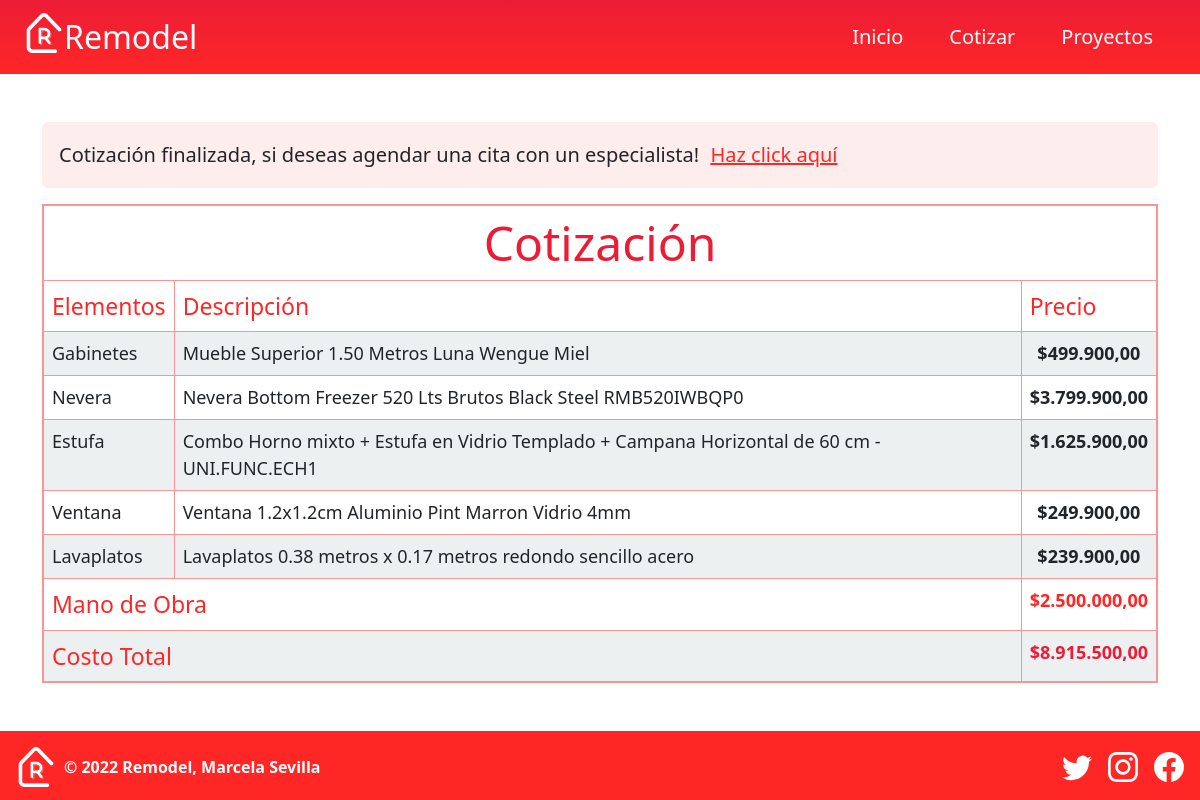
The page /resultado_cotizacion.php on the database its author committed.
### tables this page shows
CREATE TABLE `cotizaciones` (
  `id_cotizacion` int(11) NOT NULL,
  `id_clienete` int(11) NOT NULL,
  `gabinetes` int(11) NOT NULL,
  `nevera` int(11) NOT NULL,
  `estufa` int(11) NOT NULL,
  `ventana` int(11) NOT NULL,
  `lavaplatos` int(11) NOT NULL,
  `mano_obra` int(50) NOT NULL,
  `costo_total` int(50) NOT NULL
);

CREATE TABLE `elementos_cocina` (
  `id_elemento` int(11) NOT NULL,
  `nombre` varchar(100) NOT NULL,
  `elemento` enum('lavaplatos','ventana','nevera','gabinete','estufa') NOT NULL,
  `modelo` varchar(250) NOT NULL,
  `precio` int(50) NOT NULL
);

### cotizacion/resultado.php (called while the page is built, shortened)
<?php
require('db/conexion.php');
function consulta_precio($elemento){
    require('db/conexion.php');
    $consulta ="SELECT precio FROM elementos_cocina WHERE id_elemento = '$elemento'";
    $query = mysqli_query($enlace, $consulta);
    while($row = mysqli_fetch_array($query)){
        $precio = $row['precio'];
    }
    return $precio;
}
function consulta_descripcion($elemento){
    require('db/conexion.php');
    $consulta ="SELECT modelo FROM elementos_cocina WHERE id_elemento = '$elemento'";
    $query = mysqli_query($enlace, $consulta);
    while($row = mysqli_fetch_array($query)){
        $modelo = $row['modelo'];
    }
    return $modelo;
}
$consulta = "SELECT * FROM cotizaciones ORDER BY id_cotizacion DESC LIMIT 1";
$query = mysqli_query($enlace, $consulta);
while($row = mysqli_fetch_array($query)){
    $gabinetes = $row['gabinetes'];
    $nevera = $row['nevera'];
    $estufa = $row['estufa'];
    $ventana = $row['ventana'];
    $lavaplatos = $row['lavaplatos'];
    $mano_obra = $row['mano_obra'];
    $costo_total = $row['costo_total'];
}
 $precioGabinete = consulta_precio($gabinetes);
 $precioNevera = consulta_precio($nevera);
 $precioEstufa = consulta_precio($estufa);
 $precioVentana = consulta_precio($ventana);
 $precioLavaplatos = consulta_precio($lavaplatos);
 $descripcionGabinete = consulta_descripcion($gabinetes);
 $descripcionNevera = consulta_descripcion($nevera);
 $descripcionEstufa = consulta_descripcion($estufa);
 $descripcionVentana = consulta_descripcion($ventana);
 $descripcionLavaplatos = consulta_descripcion($lavaplatos);
?>

### resultado_cotizacion.php (the view, shortened to what this page needs)
<?php
include('cotizacion/resultado.php');
?>
<!DOCTYPE html>
<html lang="es">
<head>
    <link rel="stylesheet" href="css/bootstrap.min.css">
    <link rel="stylesheet" href="css/style.css">
</head>
<body>
<?php require('include/header.php') ?>
<main class="container-md mt-5">
    <div class="alert fs-5" role="alert">
        Cotización finalizada, si deseas agendar una cita con un especialista!
        <button type="button" class="" data-bs-toggle="modal" data-bs-target="#exampleModal">
            Haz click aquí
        </button>
    </div>
    <table class="table table-bordered">
        <thead>
            <tr>
                <td class="text-center titulo display-5" colspan="3">Cotización</td>
            </tr>
            <tr>
                <th>Elementos</th>
                <th>Descripción</th>
                <th>Precio</th>
            </tr>
        </thead>
        <tbody>
            <tr>
                <td>Gabinetes</td>
                <td><?php echo $descripcionGabinete; ?></td>
                <td class="fw-semibold text-center">$<?php echo number_format($precioGabinete, 2, ",", "."); ?></td>
            </tr>
            <tr>
                <td>Nevera</td>
                <td><?php echo $descripcionNevera; ?></td>
                <td class="fw-semibold text-center">$<?php echo number_format($precioNevera, 2, ",", "."); ?></td>
            </tr>
            <tr>
                <td>Estufa</td>
                <td><?php echo $descripcionEstufa; ?></td>
                <td class="fw-semibold text-center">$<?php echo number_format($precioEstufa, 2, ",", "."); ?></td>
            </tr>
            <tr>
                <td>Ventana</td>
                <td><?php echo $descripcionVentana; ?></td>
                <td class="fw-semibold text-center">$<?php echo number_format($precioVentana, 2, ",", "."); ?></td>
            </tr>
            <tr>
                <td>Lavaplatos</td>
                <td><?php echo $descripcionLavaplatos; ?></td>
                <td class="fw-semibold text-center">$<?php echo number_format($precioLavaplatos, 2, ",", "."); ?></td>
            </tr>
            <tr>
                <th colspan="2">Mano de Obra</th>
                <td class="fw-semibold text-center m-o">$<?php echo number_format($mano_obra, 2, ",", "."); ?></td>
            </tr>
            <tr>
                <th colspan="2">Costo Total</th>
                <td class="fw-bold text-center c-t">$<?php echo number_format($costo_total, 2, ",", "."); ?></td>
            </tr>
        </tbody>
    </table>
</main>
<div class="fixed-xl-bottom">
    <?php require('include/footer.php') ?>
</div>
</body>
</html>

### include/header.php (shortened to what this page needs)
<header class="sticky-top">
        <nav class="navbar navbar-expand-lg">
            <div class="container-fluid px-4">
                <a class="navbar-brand d-flex" href="#">
                    <img src="img/logoRemodel_blanco.png" alt="Logo" width="40" height="40" class="d-inline-block align-text-top">
                    <span class="fs-2 text-white">Remodel</span>
                </a>
              <div class="collapse navbar-collapse" id="navbarNavAltMarkup">
                <div class="navbar-nav w-100 d-md-flex justify-content-md-end fs-5">
                  <a class="nav-link" href="index.php">Inicio</a>
                  <a class="nav-link" href="index.php#cotizar">Cotizar</a>
                  <a class="nav-link" href="index.php#proyectos">Proyectos</a>
                </div>
              </div>
            </div>
        </nav>
</header>

### include/footer.php (shortened to what this page needs)
<footer class="d-flex flex-wrap justify-content-between align-items-center p-3 mt-5">
      <div class="col-md-4 d-flex align-items-center">
        <a href="#" class="mb-3 me-2 mb-md-0 text-muted text-decoration-none lh-1">
          <img src="img/logoRemodel_blanco.png" alt="Logo" width="40" height="40">
        </a>
        <span class="mb-3 mb-md-0 text-white fw-semibold ">&copy; 2022 Remodel, Marcela Sevilla</span>
      </div>
      <ul class="nav col-md-4 justify-content-end list-unstyled d-flex">
        <li class="ms-3"><a class="text-muted" href="#">
        </a></li>
        <li class="ms-3"><a class="text-muted" href="#">
        </a></li>
        <li class="ms-3"><a class="text-muted" href="#">
        </a></li>
      </ul>
    </footer>

### css/style.css (style rules this page uses)
:root { --color-primario: #FF2626; --color-secundario: #EB1D36; --color-terciario: #FA9494; --gris: #CFD2CF; --blanco:#FDFEFE; --negro: #000000 ; }
.titulo { color: var(--color-secundario); font-weight: 400 !important; }
header nav { background-image: linear-gradient(to top, var(--color-primario) 0%, var(--color-secundario) 100%); background-color: #FF2626; }
header nav .nav-link { color: var(--blanco); font-weight: 400; margin: 5px 15px; border: none; transition: 0.2s; }
table { border: solid 2px var(--color-terciario) !important; }
table tbody tr:nth-child(odd) { background: #ECF0F1; }
table tr th { color: var(--color-primario) !important; font-size: 23px; font-weight: 400 !important; }
table tbody tr td { font-size: 18px !important; }
table tbody tr .m-o { color: var(--color-primario) !important; }
table tbody tr .c-t { color: var(--color-secundario) !important; }
main .alert { background-color: #FDEDEC !important; }
main .alert button { background: none !important; border: none !important; color: var(--color-primario); font-weight: 500 !important; text-decoration: underline; }
footer { background-color: var(--color-primario); }

### rows shown on the page
cotizaciones: gabinetes.modelo "Mueble Superior 1.50 Metros Luna Wengue Miel", gabinetes.precio "499.900,00", nevera.modelo "Nevera Bottom Freezer 520 Lts Brutos Black Steel RMB520IWBQP0", nevera.precio "3.799.900,00", estufa.modelo "Combo Horno mixto + Estufa en Vidrio Templado + Campana Horizontal de 60 cm - UNI.FUNC.ECH1", estufa.precio "1.625.900,00", ventana.modelo "Ventana 1.2x1.2cm Aluminio Pint Marron Vidrio 4mm", ventana.precio "249.900,00", lavaplatos.modelo "Lavaplatos 0.38 metros x 0.17 metros redondo sencillo acero", lavaplatos.precio "239.900,00", mano_obra "2.500.000,00", costo_total "8.915.500,00"
